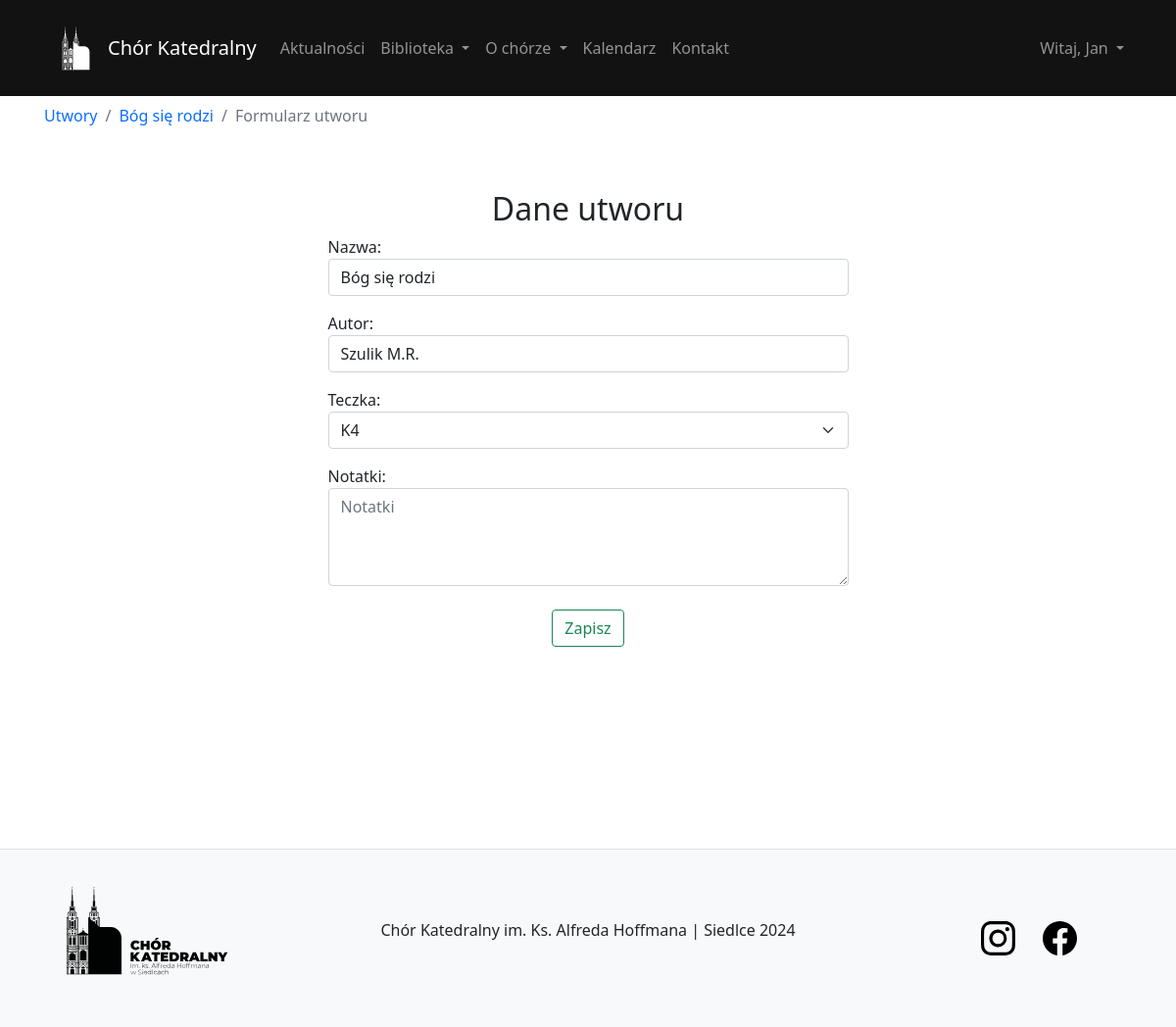
Screenshot of /composition/edit/1/ (signed in) with the database file from the repository.
### user/models.py (models this page shows, shortened)
class User(AbstractBaseUser, PermissionsMixin):
    email = models.EmailField(unique=True)
    name = models.CharField(max_length=30)
    surname = models.CharField(max_length=30)
    voice_type = models.CharField(max_length=10, default='guest')
    last_activity = models.DateTimeField(null=True, blank=True)
    is_staff = models.BooleanField(default=False)
    is_active = models.BooleanField(default=True)
    date_joined = models.DateTimeField(default=timezone.now)
    objects = CustomUserManager()
    USERNAME_FIELD = 'email'
    REQUIRED_FIELDS = ['name', 'surname']

### composition/models.py (models this page shows, shortened)
class Composition(models.Model):
    name = models.CharField('Name', max_length=45)
    author = models.CharField('Author', max_length=35)
    number = models.PositiveIntegerField(unique=True)
    folder = models.ForeignKey(Folder, related_name='compositions', on_delete=models.SET_NULL, null=True, blank=True)
    isActual = models.BooleanField('Is Actual', default=False)
    note = models.CharField('Note', max_length=250, null=True, blank=True)  # Может быть нулём + можно ничего не вписывать в форме
    date_joined = models.DateTimeField(default=timezone.now)
    class Meta:
        verbose_name = 'Composition'
        verbose_name_plural = 'Compositions'

### folder/models.py (models this page shows)
class Folder(models.Model):
    name = models.CharField('name', max_length=45, unique=True)
    note = models.CharField('note', max_length=250, null=True, blank=True) # Может быть нулём + можно ничего не вписывать в форме
    colour = models.CharField('colour', max_length=25, null=True, blank=True)
    date_joined = models.DateTimeField(default=timezone.now)
    def __str__(self):
        return self.name
    class Meta:
        verbose_name = 'Folder'
        verbose_name_plural = 'Folders'

### composition/views.py (the view)
# urls.py: path('edit/<int:id>/', views.editComposition, name='editComposition'),
@permission_required('composition.add_composition', raise_exception=True)
@permission_required('composition.change_composition', raise_exception=True)
def editComposition(request, id=None):
    if id:
        composition = get_object_or_404(Composition, id=id)
        action = 'update'
    else:
        composition = None
        action = 'add'
    if request.method == 'POST':
        form = CompositionForm(request.POST, instance=composition)
        if form.is_valid():
            new_composition = form.save()
            if action == 'add':
                messages.success(request, f'Utwór {new_composition.name} został pomyślnie dodany do biblioteki.')
                messages.warning(request, f'Do ostatnio dodanego utwóru {new_composition.name} został przypisany numer: {new_composition.number}.')
            else:
                messages.success(request, f'Utwór {new_composition.name} został pomyślnie zaktualizowany.')
            return redirect('listComposition')
        else:
            messages.error(request, 'Coś poszło nie tak')
    else:
        form = CompositionForm(instance=composition)
    return render(request, 'composition/form.html', {'form': form, 'composition': composition})

### composition/forms.py
class CompositionForm(ModelForm):
    class Meta:
        model = Composition
        fields = ['name', 'author', 'folder', 'note']
        labels = {
            'name': 'Nazwa',
            'author': 'Autor',
            'folder': 'Teczka',
            'note': 'Notatki'
        }
        widgets = {
            'name': TextInput(attrs={
                'class': 'form-control',
                'placeholder': 'Nazwa utworu'
            }),
            'author': TextInput(attrs={
                'class': 'form-control',
                'placeholder': 'Autor'
            }),
            'folder': Select(attrs={
                'class': 'form-select'  # Используйте 'form-select' для стилизации select с Bootstrap
            }),
            'note': forms.Textarea(attrs={
                'class': 'form-control',
                'placeholder': 'Notatki',
                'style' : 'height: 100px;'
            }),
        }
        folder = forms.ModelChoiceField(queryset=Folder.objects.all(), required=False, empty_label="Wybierz teczkę")

### library/context_processors.py (called while the page is built)
def current_time(request):
    now = timezone.now()
    return {
        'current_year': now.year,
        'current_month': now.month,
    }

### composition/templates/composition/form.html (shortened to what this page needs)
{% extends 'content/template.html' %}
{% load static %}
{% block body %}
<div class="pt-2">
    <nav aria-label="breadcrumb">
        <ol class="breadcrumb">
            <li class="breadcrumb-item"><a href="{% url 'listComposition' %}">Utwory</a></li>
            {% if composition != None %}
            <li class="breadcrumb-item"><a href="{% url 'detailsComposition' id=composition.id %}">{{ composition.name }}</a></li>
            {% endif %}
            <li class="breadcrumb-item active" aria-current="page">Formularz utworu</li>
        </ol>
    </nav>
</div>
<div class="container">
    <div class="row justify-content-center">
        <div class="col-lg-6 col-md-8 col-sm-10 col-12">
            <h2 class="mt-5 text-center">Dane utworu</h2>
            <form method="post">
                {{ form.as_p }}
                <div class="text-center">
                    <button type="submit" class="btn btn-outline-success mt-2">Zapisz</button>
                </div>
            </form>
        </div>
    </div>
</div>
{% endblock %}

### content/templates/content/template.html (shortened to what this page needs)
{% load static %}
<!DOCTYPE html>
<html lang="en">
<head>
    <link href="https://cdn.jsdelivr.net/npm/bootstrap@5.0.2/dist/css/bootstrap.min.css" rel="stylesheet">
    <link rel="stylesheet" href="https://cdnjs.cloudflare.com/ajax/libs/toastr.js/latest/toastr.min.css">
    <link rel="stylesheet" href="{% static 'content/css/main.css' %}">
    <link rel="stylesheet" href="{% static 'content/css/scss.scss' %}">
</head>
<body class="body-bg">
    <div class="overlay">
        <nav class="navbar navbar-dark navbar-expand-lg bg-dark sticky-top">
            <div class="container main-container">
                <img class="m-0 p-0" src="{% static 'content/img/logo_light.svg' %}" width="65px" alt="Chór Katedralny">
                <a class="navbar-brand text-center" href="/">
                    Chór Katedralny
                </a>
                <div class="collapse navbar-collapse" id="navbarTogglerDemo03">
                    <ul class="navbar-nav me-auto mb-2 mb-lg-0">
                        <li class="nav-item">
                            <a class="nav-link" href="{% url 'listNews' %}">Aktualności</a>
                        </li>
                        {% if user.is_authenticated %}
                        <li class="nav-item dropdown">
                            <a class="nav-link dropdown-toggle" href="#" id="navbarDarkDropdownMenuLink" role="button"
                               data-bs-toggle="dropdown" aria-expanded="false">
                                Biblioteka
                            </a>
                        </li>
                        {% else %}
                        <li class="nav-item">
                            <a class="nav-link" href="{% url 'listComposition' %}">Biblioteka</a>
                        </li>
                        {% endif %}
                        <ul class="navbar-nav">
                            <li class="nav-item dropdown">
                                <a class="nav-link dropdown-toggle" href="#" id="navbarDarkDropdownMenuLink" role="button"
                                   data-bs-toggle="dropdown" aria-expanded="false">
                                    O chórze
                                </a>
                            </li>
                        </ul>
                        <li class="nav-item">
                            {% if current_year and current_month %}
                            <a class="nav-link" href="{% url 'calendar' current_year current_month %}">Kalendarz</a>
                            {% else %}
                                <a class="nav-link" href="#">Kalendarz</a>
                            {% endif %}
                        </li>
                        <li class="nav-item">
                            <a class="nav-link" href="{% url 'contact' %}">Kontakt</a>
                        </li>
                    </ul>
                    {% if user.is_authenticated %}
                        <ul class="navbar-nav">
                            <li class="nav-item dropdown">
                                <a class="nav-link dropdown-toggle" href="#" id="navbarDarkDropdownMenuLink" role="button"
                                   data-bs-toggle="dropdown" aria-expanded="false">
                                   Witaj, {{ user.name }}
                                </a>
                            </li>
                        </ul>
                    {% else %}
                        <a class="btn btn-success" href="{% url 'signIn' %}" role="button">Zaloguj</a>
                    {% endif %}
                </div>
            </div>
        </nav>
        <div class="container main-container align-items-center" style="min-height: 90vh; width: 100%">
            <div class="toast-container position-fixed bottom-0 end-0 p-3" style="z-index: 11">
            </div>
            {% block body %}
            {% endblock %}
        </div>
        {% include 'content/footer.html' %}
    </div>
</body>
</html>

### content/static/content/css/main.css (style rules this page uses)
.main-container { margin-right: auto; margin-left: auto; padding-right: 15px; padding-left: 15px; }
.sticky-top { position: sticky; top: 0; scroll-padding-top: 108px; }
a { text-decoration: none; }

### content/templates/content/template.html (style rules this page uses)
.bg-dark { background-color: rgb(19, 18, 18) !important; }

### rows the page displays
User: name "Jan"
Composition: name "Bóg się rodzi", author "Szulik M.R.", folder "K4"
